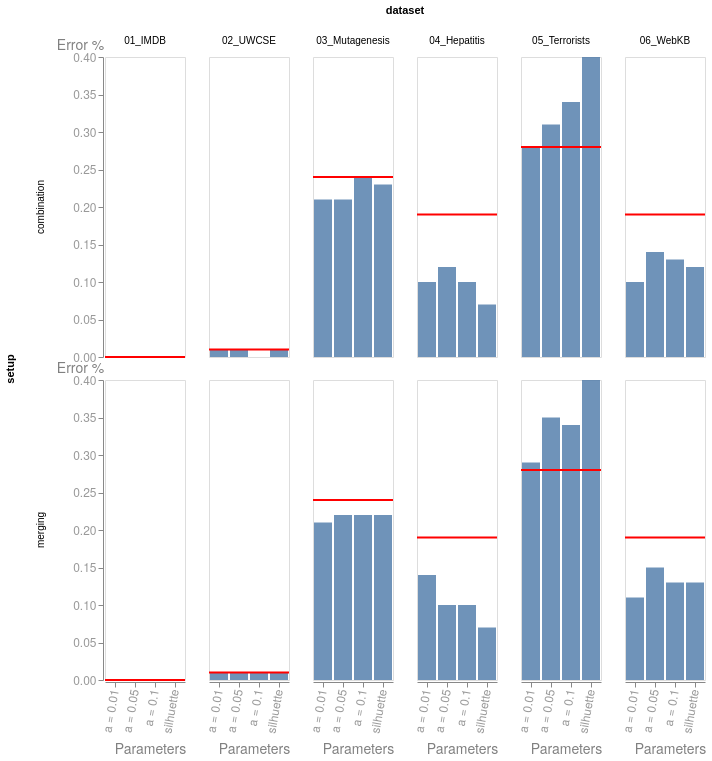

The Vega-Lite source for this figure:
### Vega-Lite specification from a JSON file in a GitHub repository (floating-point values rounded to 4 significant figures)
{"$schema": "https://vega.github.io/schema/vega-lite/v2.json", "data": {"values": [{"algorithm": "-", "setup": "combination", "params": "original", "acc": 1.0, "complexity": 2.0, "dataset": "01_IMDB"}, {"algorithm": "-", "setup": "combination", "params": "original", "acc": 0.99, "complexity": 3.0, "dataset": "02_UWCSE"}, {"algorithm": "-", "setup": "combination", "params": "original", "acc": 0.76, "complexity": 27.2, "dataset": "03_Mutagenesis"}, {"algorithm": "-", "setup": "combination", "params": "original", "acc": 0.72, "complexity": 84.6, "dataset": "05_Terrorists"}, {"algorithm": "-", "setup": "combination", "params": "original", "acc": 0.81, "complexity": 22.4, "dataset": "04_Hepatitis"}, {"algorithm": "-", "setup": "combination", "params": "original", "acc": 0.81, "complexity": 18.2, "dataset": "06_WebKB"}, {"algorithm": "-", "setup": "merging", "params": "original", "acc": 1.0, "complexity": 2.0, "dataset": "01_IMDB"}, {"algorithm": "-", "setup": "merging", "params": "original", "acc": 0.99, "complexity": 3.0, "dataset": "02_UWCSE"}, {"algorithm": "-", "setup": "merging", "params": "original", "acc": 0.76, "complexity": 27.2, "dataset": "03_Mutagenesis"}, {"algorithm": "-", "setup": "merging", "params": "original", "acc": 0.72, "complexity": 84.6, "dataset": "05_Terrorists"}, {"algorithm": "-", "setup": "merging", "params": "original", "acc": 0.81, "complexity": 22.4, "dataset": "04_Hepatitis"}, {"algorithm": "-", "setup": "merging", "params": "original", "acc": 0.81, "complexity": 18.2, "dataset": "06_WebKB"}, {"algorithm": "Spectral", "setup": "merging", "params": "a = 0.01", "acc": 1.0, "complexity": 1.0, "dataset": "01_IMDB"}, {"algorithm": "Spectral", "setup": "merging", "params": "a = 0.05", "acc": 1.0, "complexity": 1.0, "dataset": "01_IMDB"}, {"algorithm": "Spectral", "setup": "merging", "params": "a = 0.1", "acc": 1.0, "complexity": 1.0, "dataset": "01_IMDB"}, {"algorithm": "Spectral", "setup": "merging", "params": "silhuette", "acc": 1.0, "complexity": 1.0, "dataset": "01_IMDB"}, {"algorithm": "Hierarchical", "setup": "merging", "params": "a = 0.01", "acc": 1.0, "complexity": 1.0, "dataset": "01_IMDB"}, {"algorithm": "Hierarchical", "setup": "merging", "params": "a = 0.05", "acc": 1.0, "complexity": 1.0, "dataset": "01_IMDB"}, {"algorithm": "Hierarchical", "setup": "merging", "params": "a = 0.1", "acc": 1.0, "complexity": 1.0, "dataset": "01_IMDB"}, {"algorithm": "Hierarchical", "setup": "merging", "params": "silhuette", "acc": 1.0, "complexity": 1.0, "dataset": "01_IMDB"}, {"algorithm": "Spectral", "setup": "merging", "params": "a = 0.01", "acc": 0.99, "complexity": 1.2, "dataset": "02_UWCSE"}, {"algorithm": "Spectral", "setup": "merging", "params": "a = 0.05", "acc": 0.99, "complexity": 1.0, "dataset": "02_UWCSE"}, {"algorithm": "Spectral", "setup": "merging", "params": "a = 0.1", "acc": 0.99, "complexity": 1.2, "dataset": "02_UWCSE"}, {"algorithm": "Spectral", "setup": "merging", "params": "silhuette", "acc": 0.99, "complexity": 1.0, "dataset": "02_UWCSE"}, {"algorithm": "Hierarchical", "setup": "merging", "params": "a = 0.01", "acc": 1.0, "complexity": 4.4, "dataset": "02_UWCSE"}, {"algorithm": "Hierarchical", "setup": "merging", "params": "a = 0.05", "acc": 1.0, "complexity": 4.2, "dataset": "02_UWCSE"}, {"algorithm": "Hierarchical", "setup": "merging", "params": "a = 0.1", "acc": 1.0, "complexity": 4.0, "dataset": "02_UWCSE"}, {"algorithm": "Hierarchical", "setup": "merging", "params": "silhuette", "acc": 1.0, "complexity": 1.0, "dataset": "02_UWCSE"}, {"algorithm": "Spectral", "setup": "merging", "params": "a = 0.01", "acc": 0.79, "complexity": 6.6, "dataset": "03_Mutagenesis"}, {"algorithm": "Spectral", "setup": "merging", "params": "a = 0.05", "acc": 0.78, "complexity": 2.4, "dataset": "03_Mutagenesis"}, {"algorithm": "Spectral", "setup": "merging", "params": "a = 0.1", "acc": 0.78, "complexity": 1.8, "dataset": "03_Mutagenesis"}, {"algorithm": "Spectral", "setup": "merging", "params": "silhuette", "acc": 0.78, "complexity": 2.0, "dataset": "03_Mutagenesis"}, {"algorithm": "Hierarchical", "setup": "merging", "params": "a = 0.01", "acc": 0.83, "complexity": 2.0, "dataset": "03_Mutagenesis"}, {"algorithm": "Hierarchical", "setup": "merging", "params": "a = 0.05", "acc": 0.83, "complexity": 2.0, "dataset": "03_Mutagenesis"}, {"algorithm": "Hierarchical", "setup": "merging", "params": "a = 0.1", "acc": 0.79, "complexity": 5.2, "dataset": "03_Mutagenesis"}, {"algorithm": "Hierarchical", "setup": "merging", "params": "silhuette", "acc": 0.8, "complexity": 3.4, "dataset": "03_Mutagenesis"}, {"algorithm": "Spectral", "setup": "merging", "params": "a = 0.01", "acc": 0.71, "complexity": 34.4, "dataset": "05_Terrorists"}, {"algorithm": "Spectral", "setup": "merging", "params": "a = 0.05", "acc": 0.65, "complexity": 21.6, "dataset": "05_Terrorists"}, {"algorithm": "Spectral", "setup": "merging", "params": "a = 0.1", "acc": 0.66, "complexity": 32.4, "dataset": "05_Terrorists"}, {"algorithm": "Spectral", "setup": "merging", "params": "silhuette", "acc": 0.6, "complexity": 23.6, "dataset": "05_Terrorists"}, {"algorithm": "Hierarchical", "setup": "merging", "params": "a = 0.01", "acc": 0.48, "complexity": 9.4, "dataset": "05_Terrorists"}, {"algorithm": "Hierarchical", "setup": "merging", "params": "a = 0.05", "acc": 0.48, "complexity": 11.6, "dataset": "05_Terrorists"}, {"algorithm": "Hierarchical", "setup": "merging", "params": "a = 0.1", "acc": 0.47, "complexity": 8.8, "dataset": "05_Terrorists"}, {"algorithm": "Hierarchical", "setup": "merging", "params": "silhuette", "acc": 0.47, "complexity": 13.0, "dataset": "05_Terrorists"}, {"algorithm": "Spectral", "setup": "merging", "params": "a = 0.01", "acc": 0.86, "complexity": 19.6, "dataset": "04_Hepatitis"}, {"algorithm": "Spectral", "setup": "merging", "params": "a = 0.05", "acc": 0.9, "complexity": 7.6, "dataset": "04_Hepatitis"}, {"algorithm": "Spectral", "setup": "merging", "params": "a = 0.1", "acc": 0.9, "complexity": 6.5, "dataset": "04_Hepatitis"}, {"algorithm": "Spectral", "setup": "merging", "params": "silhuette", "acc": 0.93, "complexity": 5.33, "dataset": "04_Hepatitis"}, {"algorithm": "Hierarchical", "setup": "merging", "params": "a = 0.01", "acc": 0.86, "complexity": 12.0, "dataset": "04_Hepatitis"}, {"algorithm": "Hierarchical", "setup": "merging", "params": "a = 0.05", "acc": 0.82, "complexity": 16.0, "dataset": "04_Hepatitis"}, {"algorithm": "Hierarchical", "setup": "merging", "params": "a = 0.1", "acc": 0.82, "complexity": 13.4, "dataset": "04_Hepatitis"}, {"algorithm": "Hierarchical", "setup": "merging", "params": "silhuette", "acc": 0.93, "complexity": 8.66, "dataset": "04_Hepatitis"}, {"algorithm": "Spectral", "setup": "merging", "params": "a = 0.01", "acc": 0.89, "complexity": 13.6, "dataset": "06_WebKB"}, {"algorithm": "Spectral", "setup": "merging", "params": "a = 0.05", "acc": 0.85, "complexity": 15.6, "dataset": "06_WebKB"}, {"algorithm": "Spectral", "setup": "merging", "params": "a = 0.1", "acc": 0.87, "complexity": 17.8, "dataset": "06_WebKB"}, {"algorithm": "Spectral", "setup": "merging", "params": "silhuette", "acc": 0.87, "complexity": 14.8, "dataset": "06_WebKB"}, {"algorithm": "Hierarchical", "setup": "merging", "params": "a = 0.01", "acc": 0.83, "complexity": 12.6, "dataset": "06_WebKB"}, {"algorithm": "Hierarchical", "setup": "merging", "params": "a = 0.05", "acc": 0.69, "complexity": 27.2, "dataset": "06_WebKB"}, {"algorithm": "Hierarchical", "setup": "merging", "params": "a = 0.1", "acc": 0.61, "complexity": 32.2, "dataset": "06_WebKB"}, {"algorithm": "Hierarchical", "setup": "merging", "params": "silhuette", "acc": 0.68, "complexity": 18.0, "dataset": "06_WebKB"}, {"algorithm": "Spectral", "setup": "combination", "params": "a = 0.01", "acc": 1.0, "complexity": 1.0, "dataset": "01_IMDB"}, {"algorithm": "Spectral", "setup": "combination", "params": "a = 0.05", "acc": 1.0, "complexity": 1.0, "dataset": "01_IMDB"}, {"algorithm": "Spectral", "setup": "combination", "params": "a = 0.1", "acc": 1.0, "complexity": 1.0, "dataset": "01_IMDB"}, {"algorithm": "Spectral", "setup": "combination", "params": "silhuette", "acc": 1.0, "complexity": 1.0, "dataset": "01_IMDB"}, {"algorithm": "Hierarchical", "setup": "combination", "params": "a = 0.01", "acc": 1.0, "complexity": 1.0, "dataset": "01_IMDB"}, {"algorithm": "Hierarchical", "setup": "combination", "params": "a = 0.05", "acc": 1.0, "complexity": 1.0, "dataset": "01_IMDB"}, {"algorithm": "Hierarchical", "setup": "combination", "params": "a = 0.1", "acc": 1.0, "complexity": 1.0, "dataset": "01_IMDB"}, {"algorithm": "Hierarchical", "setup": "combination", "params": "silhuette", "acc": 1.0, "complexity": 1.0, "dataset": "01_IMDB"}, {"algorithm": "Spectral", "setup": "combination", "params": "a = 0.01", "acc": 0.99, "complexity": 1.2, "dataset": "02_UWCSE"}, {"algorithm": "Spectral", "setup": "combination", "params": "a = 0.05", "acc": 0.99, "complexity": 1.0, "dataset": "02_UWCSE"}, {"algorithm": "Spectral", "setup": "combination", "params": "a = 0.1", "acc": 1.0, "complexity": 1.0, "dataset": "02_UWCSE"}, {"algorithm": "Spectral", "setup": "combination", "params": "silhuette", "acc": 0.99, "complexity": 1.0, "dataset": "02_UWCSE"}, {"algorithm": "Hierarchical", "setup": "combination", "params": "a = 0.01", "acc": 0.99, "complexity": 2.8, "dataset": "02_UWCSE"}, {"algorithm": "Hierarchical", "setup": "combination", "params": "a = 0.05", "acc": 0.99, "complexity": 2.8, "dataset": "02_UWCSE"}, {"algorithm": "Hierarchical", "setup": "combination", "params": "a = 0.1", "acc": 0.99, "complexity": 2.8, "dataset": "02_UWCSE"}, {"algorithm": "Hierarchical", "setup": "combination", "params": "silhuette", "acc": 0.99, "complexity": 2.0, "dataset": "02_UWCSE"}, {"algorithm": "Spectral", "setup": "combination", "params": "a = 0.01", "acc": 0.79, "complexity": 2.0, "dataset": "03_Mutagenesis"}, {"algorithm": "Spectral", "setup": "combination", "params": "a = 0.05", "acc": 0.79, "complexity": 2.0, "dataset": "03_Mutagenesis"}, {"algorithm": "Spectral", "setup": "combination", "params": "a = 0.1", "acc": 0.76, "complexity": 2.0, "dataset": "03_Mutagenesis"}, {"algorithm": "Spectral", "setup": "combination", "params": "silhuette", "acc": 0.77, "complexity": 2.0, "dataset": "03_Mutagenesis"}, {"algorithm": "Hierarchical", "setup": "combination", "params": "a = 0.01", "acc": 0.79, "complexity": 4.0, "dataset": "03_Mutagenesis"}, {"algorithm": "Hierarchical", "setup": "combination", "params": "a = 0.05", "acc": 0.78, "complexity": 2.8, "dataset": "03_Mutagenesis"}, {"algorithm": "Hierarchical", "setup": "combination", "params": "a = 0.1", "acc": 0.78, "complexity": 11.0, "dataset": "03_Mutagenesis"}, {"algorithm": "Hierarchical", "setup": "combination", "params": "silhuette", "acc": 0.8, "complexity": 4.0, "dataset": "03_Mutagenesis"}, {"algorithm": "Spectral", "setup": "combination", "params": "a = 0.01", "acc": 0.72, "complexity": 24.0, "dataset": "05_Terrorists"}, {"algorithm": "Spectral", "setup": "combination", "params": "a = 0.05", "acc": 0.69, "complexity": 22.8, "dataset": "05_Terrorists"}, {"algorithm": "Spectral", "setup": "combination", "params": "a = 0.1", "acc": 0.66, "complexity": 16.8, "dataset": "05_Terrorists"}, {"algorithm": "Spectral", "setup": "combination", "params": "silhuette", "acc": 0.6, "complexity": 24.2, "dataset": "05_Terrorists"}, {"algorithm": "Hierarchical", "setup": "combination", "params": "a = 0.01", "acc": 0.51, "complexity": 30.6, "dataset": "05_Terrorists"}, {"algorithm": "Hierarchical", "setup": "combination", "params": "a = 0.05", "acc": 0.51, "complexity": 30.6, "dataset": "05_Terrorists"}, {"algorithm": "Hierarchical", "setup": "combination", "params": "a = 0.1", "acc": 0.5, "complexity": 27.3, "dataset": "05_Terrorists"}, {"algorithm": "Hierarchical", "setup": "combination", "params": "silhuette", "acc": 0.5, "complexity": 30.0, "dataset": "05_Terrorists"}, {"algorithm": "Spectral", "setup": "combination", "params": "a = 0.01", "acc": 0.9, "complexity": 7.6, "dataset": "04_Hepatitis"}, {"algorithm": "Spectral", "setup": "combination", "params": "a = 0.05", "acc": 0.88, "complexity": 12.2, "dataset": "04_Hepatitis"}, {"algorithm": "Spectral", "setup": "combination", "params": "a = 0.1", "acc": 0.9, "complexity": 12.6, "dataset": "04_Hepatitis"}, {"algorithm": "Spectral", "setup": "combination", "params": "silhuette", "acc": 0.93, "complexity": 16.4, "dataset": "04_Hepatitis"}, {"algorithm": "Hierarchical", "setup": "combination", "params": "a = 0.01", "acc": 0.8, "complexity": 29.33, "dataset": "04_Hepatitis"}, {"algorithm": "Hierarchical", "setup": "combination", "params": "a = 0.05", "acc": 0.82, "complexity": 16.33, "dataset": "04_Hepatitis"}, {"algorithm": "Hierarchical", "setup": "combination", "params": "a = 0.1", "acc": 0.78, "complexity": 14.0, "dataset": "04_Hepatitis"}, {"algorithm": "Hierarchical", "setup": "combination", "params": "silhuette", "acc": 0.83, "complexity": 11.6, "dataset": "04_Hepatitis"}, {"algorithm": "Spectral", "setup": "combination", "params": "a = 0.01", "acc": 0.9, "complexity": 11.8, "dataset": "06_WebKB"}, {"algorithm": "Spectral", "setup": "combination", "params": "a = 0.05", "acc": 0.86, "complexity": 10.0, "dataset": "06_WebKB"}, {"algorithm": "Spectral", "setup": "combination", "params": "a = 0.1", "acc": 0.87, "complexity": 17.0, "dataset": "06_WebKB"}, {"algorithm": "Spectral", "setup": "combination", "params": "silhuette", "acc": 0.88, "complexity": 13.8, "dataset": "06_WebKB"}, {"algorithm": "Hierarchical", "setup": "combination", "params": "a = 0.01", "acc": 0.83, "complexity": 12.6, "dataset": "06_WebKB"}, {"algorithm": "Hierarchical", "setup": "combination", "params": "a = 0.05", "acc": 0.69, "complexity": 27.2, "dataset": "06_WebKB"}, {"algorithm": "Hierarchical", "setup": "combination", "params": "a = 0.1", "acc": 0.61, "complexity": 32.2, "dataset": "06_WebKB"}, {"algorithm": "Hierarchical", "setup": "combination", "params": "silhuette", "acc": 0.68, "complexity": 18.0, "dataset": "06_WebKB"}, {"algorithm": "MRC", "setup": "MRC", "params": "l = -1", "acc": 1.0, "complexity": 1.0, "dataset": "01_IMDB"}, {"algorithm": "MRC", "setup": "MRC", "params": "l = -5", "acc": 1.0, "complexity": 1.0, "dataset": "01_IMDB"}, {"algorithm": "MRC", "setup": "MRC", "params": "l = -10", "acc": 1.0, "complexity": 1.0, "dataset": "01_IMDB"}, {"algorithm": "MRC", "setup": "MRC", "params": "l = -1", "acc": 0.93, "complexity": 21.0, "dataset": "02_UWCSE"}, {"algorithm": "MRC", "setup": "MRC", "params": "l = -5", "acc": 0.95, "complexity": 25.9, "dataset": "02_UWCSE"}, {"algorithm": "MRC", "setup": "MRC", "params": "l = -10", "acc": 0.96, "complexity": 13.7, "dataset": "02_UWCSE"}, {"algorithm": "MRC", "setup": "MRC", "params": "l = -1", "acc": 0.6, "complexity": 0.0, "dataset": "03_Mutagenesis"}, {"algorithm": "MRC", "setup": "MRC", "params": "l = -5", "acc": 0.63, "complexity": 23.5, "dataset": "03_Mutagenesis"}, {"algorithm": "MRC", "setup": "MRC", "params": "l = -10", "acc": 0.72, "complexity": 35.0, "dataset": "03_Mutagenesis"}, {"algorithm": "MRC", "setup": "MRC", "params": "l = -1", "acc": 0.64, "complexity": 138.7, "dataset": "05_Terrorists"}, {"algorithm": "MRC", "setup": "MRC", "params": "l = -5", "acc": 0.5, "complexity": 126.5, "dataset": "05_Terrorists"}, {"algorithm": "MRC", "setup": "MRC", "params": "l = -10", "acc": 0.51, "complexity": 102.1, "dataset": "05_Terrorists"}, {"algorithm": "MRC", "setup": "MRC", "params": "l = -1", "acc": 0.61, "complexity": 99.4, "dataset": "04_Hepatitis"}, {"algorithm": "MRC", "setup": "MRC", "params": "l = -5", "acc": 0.84, "complexity": 64.8, "dataset": "04_Hepatitis"}, {"algorithm": "MRC", "setup": "MRC", "params": "l = -10", "acc": 0.57, "complexity": 5.7, "dataset": "04_Hepatitis"}, {"algorithm": "MRC", "setup": "MRC", "params": "l = -1", "acc": 0.64, "complexity": 44.4, "dataset": "06_WebKB"}, {"algorithm": "MRC", "setup": "MRC", "params": "l = -5", "acc": 0.68, "complexity": 40.0, "dataset": "06_WebKB"}, {"algorithm": "MRC", "setup": "MRC", "params": "l = -10", "acc": 0.66, "complexity": 40.8, "dataset": "06_WebKB"}]}, "transform": [{"filter": {"field": "setup", "oneOf": ["combination", "merging"]}}, {"filter": {"field": "algorithm", "oneOf": ["Spectral", "-"]}}, {"calculate": "1.0 - datum.acc", "as": "error"}], "facet": {"column": {"field": "dataset", "type": "ordinal"}, "row": {"field": "setup", "type": "nominal"}}, "spec": {"layer": [{"mark": {"type": "bar"}, "transform": [{"filter": {"field": "algorithm", "equal": "Spectral"}}], "encoding": {"x": {"field": "params", "type": "ordinal", "axis": {"title": "Parameters"}}, "y": {"field": "error", "type": "quantitative", "axis": {"title": "Error %"}}, "opacity": {"value": 0.8}}}, {"mark": {"type": "rule", "color": "red", "size": 2}, "transform": [{"filter": {"field": "algorithm", "equal": "-"}}], "encoding": {"y": {"field": "error", "type": "quantitative"}}}]}, "resolve": {"scale": {"x": "shared"}}, "config": {"axis": {"grid": false, "labelFontSize": 12, "labelFont": "Helvetica Neue", "labelColor": "grey", "labelOpacity": 0.8, "titleColor": "grey", "titleFont": "Helvetica Neue", "titleFontSize": 14, "titleFontWeight": "normal"}, "axisX": {"labelAngle": -80, "titleX": 45, "titleY": 60}, "axisY": {"titleAngle": 0, "titleY": -5, "titleX": -23}}}
